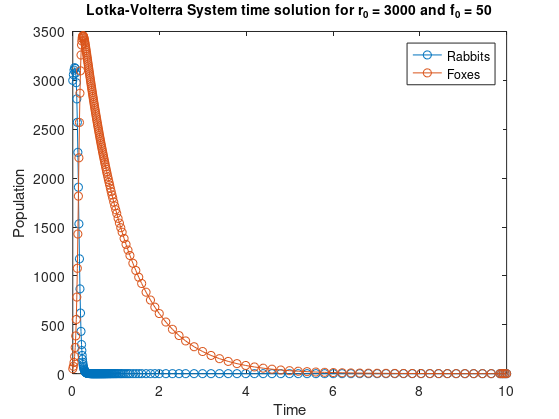
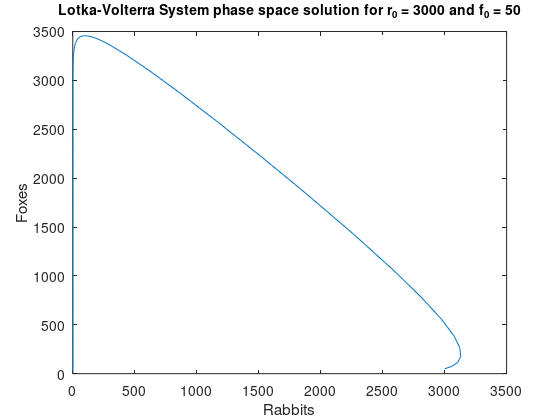
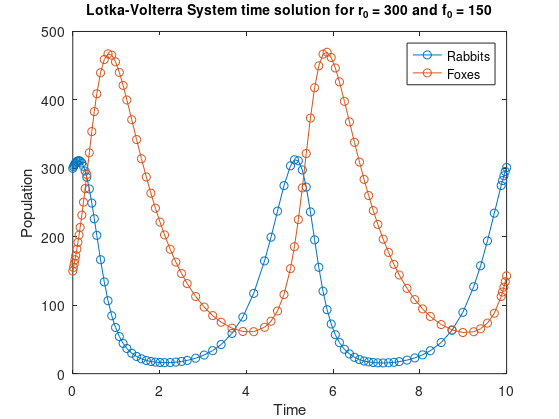
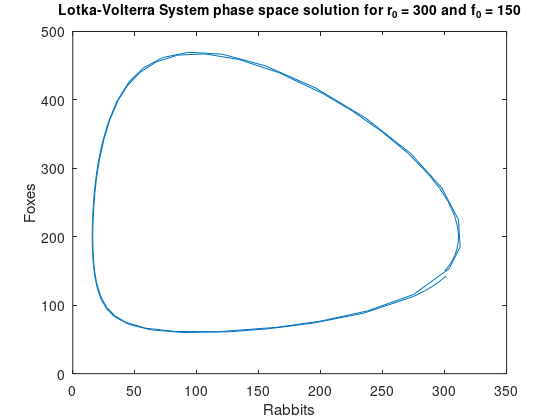

These charts were generated, in order, by the following MATLAB code:
%%% COMPUTER PROJECT 1

% Set alpha
alpha = 0.01;

% Define animal system with added input for alpha
dadt = @(t,a) [2*a(1)-alpha*a(1).*a(2); -a(2)+alpha.*a(1).*a(2)];

%% Part (a)

% Has no MATLAB calculations required

%% Part (b)

% Generate initial a0's
test_a0 = [3000 50; 300 150; 150 1000; 102 198; 100 200];

i = 1;
for a0 = test_a0'
    [t,y] = ode45(dadt,[0 10],a0);
    
    figure(i)
    plot(t,y(:,1),'-o',t,y(:,2),'-o');
    legend('Rabbits','Foxes');
    xlabel('Time');
    ylabel('Population');
    title(['Lotka-Volterra System time solution for r_0 = ' num2str(a0(1)) ' and f_0 = ' num2str(a0(2))], 'FontSize', 10);
    
    figure(i+1)
    plot(y(:,1),y(:,2));
    xlabel('Rabbits');
    ylabel('Foxes');
    title(['Lotka-Volterra System phase space solution for r_0 = ' num2str(a0(1)) ' and f_0 = ' num2str(a0(2))], 'FontSize', 10);
    
    i = i+2;
end

%% Part (c)

R = 400;
dadt_mod = @(t,a) [2*(1-a(1)./R).*a(1)-0.01.*a(1).*a(2); -a(2)+0.01.*a(1).*a(2)];

a0 = test_a0(2,:);

[t,y] = ode45(dadt_mod,[0 10],a0);

figure(11)
plot(t,y(:,1),'-o',t,y(:,2),'-o');
legend('Rabbits','Foxes');
xlabel('Time');
ylabel('Population');
title(['Modified Lotka-Volterra System time solution for r_0 = ' num2str(a0(1)) ' and f_0 = ' num2str(a0(2))], 'FontSize', 10);
    
figure(12)
plot(y(:,1),y(:,2));
xlabel('Rabbits');
ylabel('Foxes');
title(['Lotka-Volterra System phase space solution for r_0 = ' num2str(a0(1)) ' and f_0 = ' num2str(a0(2))], 'FontSize', 10);

i = 1;
while i < 13
   fig = figure(i);
   gca.TitleFontSizeMultiplier = 1;
   set(fig,'PaperPositionMode','auto');
   print(['problem3-Figure-' num2str(i) '.png'],'-dpng','-r0')

   i = i + 1;
end